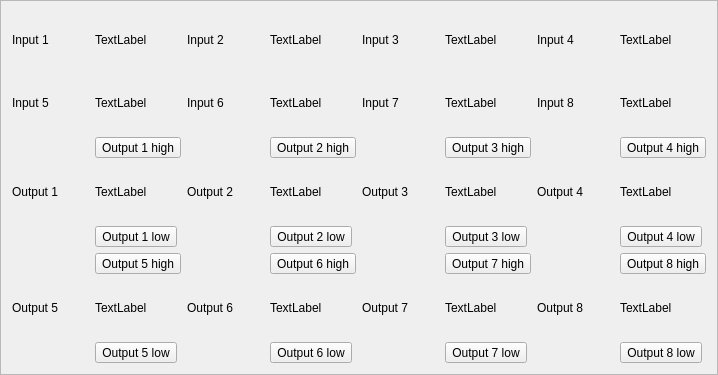
<?xml version="1.0" encoding="UTF-8"?>
<ui version="4.0">
 <class>HCManualAlternateIOFrame</class>
 <widget class="QFrame" name="HCManualAlternateIOFrame">
  <property name="geometry">
   <rect>
    <x>0</x>
    <y>0</y>
    <width>718</width>
    <height>375</height>
   </rect>
  </property>
  <property name="windowTitle">
   <string>Frame</string>
  </property>
  <property name="frameShape">
   <enum>QFrame::StyledPanel</enum>
  </property>
  <property name="frameShadow">
   <enum>QFrame::Raised</enum>
  </property>
  <layout class="QGridLayout" name="gridLayout">
   <item row="0" column="0">
    <widget class="QLabel" name="label">
     <property name="text">
      <string>Input 1</string>
     </property>
    </widget>
   </item>
   <item row="0" column="1">
    <widget class="QLabel" name="input1Label">
     <property name="text">
      <string>TextLabel</string>
     </property>
    </widget>
   </item>
   <item row="0" column="2">
    <widget class="QLabel" name="label_2">
     <property name="text">
      <string>Input 2</string>
     </property>
    </widget>
   </item>
   <item row="0" column="3">
    <widget class="QLabel" name="input2Label">
     <property name="text">
      <string>TextLabel</string>
     </property>
    </widget>
   </item>
   <item row="0" column="4">
    <widget class="QLabel" name="label_3">
     <property name="text">
      <string>Input 3</string>
     </property>
    </widget>
   </item>
   <item row="0" column="5">
    <widget class="QLabel" name="input3Label">
     <property name="text">
      <string>TextLabel</string>
     </property>
    </widget>
   </item>
   <item row="0" column="6">
    <widget class="QLabel" name="label_4">
     <property name="text">
      <string>Input 4</string>
     </property>
    </widget>
   </item>
   <item row="0" column="7">
    <widget class="QLabel" name="input4Label">
     <property name="text">
      <string>TextLabel</string>
     </property>
    </widget>
   </item>
   <item row="1" column="0">
    <widget class="QLabel" name="label_5">
     <property name="text">
      <string>Input 5</string>
     </property>
    </widget>
   </item>
   <item row="1" column="1">
    <widget class="QLabel" name="input5Label">
     <property name="text">
      <string>TextLabel</string>
     </property>
    </widget>
   </item>
   <item row="1" column="2">
    <widget class="QLabel" name="label_7">
     <property name="text">
      <string>Input 6</string>
     </property>
    </widget>
   </item>
   <item row="1" column="3">
    <widget class="QLabel" name="input6Label">
     <property name="text">
      <string>TextLabel</string>
     </property>
    </widget>
   </item>
   <item row="1" column="4">
    <widget class="QLabel" name="label_8">
     <property name="text">
      <string>Input 7</string>
     </property>
    </widget>
   </item>
   <item row="1" column="5">
    <widget class="QLabel" name="input7Label">
     <property name="text">
      <string>TextLabel</string>
     </property>
    </widget>
   </item>
   <item row="1" column="6">
    <widget class="QLabel" name="label_6">
     <property name="text">
      <string>Input 8</string>
     </property>
    </widget>
   </item>
   <item row="1" column="7">
    <widget class="QLabel" name="input8Label">
     <property name="text">
      <string>TextLabel</string>
     </property>
    </widget>
   </item>
   <item row="2" column="1">
    <widget class="QToolButton" name="toolButton">
     <property name="text">
      <string>Output 1 high</string>
     </property>
    </widget>
   </item>
   <item row="2" column="3">
    <widget class="QToolButton" name="toolButton_3">
     <property name="text">
      <string>Output 2 high</string>
     </property>
    </widget>
   </item>
   <item row="2" column="5">
    <widget class="QToolButton" name="toolButton_5">
     <property name="text">
      <string>Output 3 high</string>
     </property>
    </widget>
   </item>
   <item row="2" column="7">
    <widget class="QToolButton" name="toolButton_7">
     <property name="text">
      <string>Output 4 high</string>
     </property>
    </widget>
   </item>
   <item row="3" column="0">
    <widget class="QLabel" name="label_9">
     <property name="text">
      <string>Output 1</string>
     </property>
    </widget>
   </item>
   <item row="3" column="1">
    <widget class="QLabel" name="output1Label">
     <property name="text">
      <string>TextLabel</string>
     </property>
    </widget>
   </item>
   <item row="3" column="2">
    <widget class="QLabel" name="label_11">
     <property name="text">
      <string>Output 2</string>
     </property>
    </widget>
   </item>
   <item row="3" column="3">
    <widget class="QLabel" name="output2Label">
     <property name="text">
      <string>TextLabel</string>
     </property>
    </widget>
   </item>
   <item row="3" column="4">
    <widget class="QLabel" name="label_12">
     <property name="text">
      <string>Output 3</string>
     </property>
    </widget>
   </item>
   <item row="3" column="5">
    <widget class="QLabel" name="output3Label">
     <property name="text">
      <string>TextLabel</string>
     </property>
    </widget>
   </item>
   <item row="3" column="6">
    <widget class="QLabel" name="label_10">
     <property name="text">
      <string>Output 4</string>
     </property>
    </widget>
   </item>
   <item row="3" column="7">
    <widget class="QLabel" name="output4Label">
     <property name="text">
      <string>TextLabel</string>
     </property>
    </widget>
   </item>
   <item row="4" column="1">
    <widget class="QToolButton" name="toolButton_2">
     <property name="text">
      <string>Output 1 low</string>
     </property>
    </widget>
   </item>
   <item row="4" column="3">
    <widget class="QToolButton" name="toolButton_4">
     <property name="text">
      <string>Output 2 low</string>
     </property>
    </widget>
   </item>
   <item row="4" column="5">
    <widget class="QToolButton" name="toolButton_6">
     <property name="text">
      <string>Output 3 low</string>
     </property>
    </widget>
   </item>
   <item row="4" column="7">
    <widget class="QToolButton" name="toolButton_8">
     <property name="text">
      <string>Output 4 low</string>
     </property>
    </widget>
   </item>
   <item row="5" column="1">
    <widget class="QToolButton" name="toolButton_9">
     <property name="text">
      <string>Output 5 high</string>
     </property>
    </widget>
   </item>
   <item row="5" column="3">
    <widget class="QToolButton" name="toolButton_11">
     <property name="text">
      <string>Output 6 high</string>
     </property>
    </widget>
   </item>
   <item row="5" column="5">
    <widget class="QToolButton" name="toolButton_13">
     <property name="text">
      <string>Output 7 high</string>
     </property>
    </widget>
   </item>
   <item row="5" column="7">
    <widget class="QToolButton" name="toolButton_15">
     <property name="text">
      <string>Output 8 high</string>
     </property>
    </widget>
   </item>
   <item row="6" column="0">
    <widget class="QLabel" name="label_13">
     <property name="text">
      <string>Output 5</string>
     </property>
    </widget>
   </item>
   <item row="6" column="1">
    <widget class="QLabel" name="output5Label">
     <property name="text">
      <string>TextLabel</string>
     </property>
    </widget>
   </item>
   <item row="6" column="2">
    <widget class="QLabel" name="label_15">
     <property name="text">
      <string>Output 6</string>
     </property>
    </widget>
   </item>
   <item row="6" column="3">
    <widget class="QLabel" name="output6Label">
     <property name="text">
      <string>TextLabel</string>
     </property>
    </widget>
   </item>
   <item row="6" column="4">
    <widget class="QLabel" name="label_16">
     <property name="text">
      <string>Output 7</string>
     </property>
    </widget>
   </item>
   <item row="6" column="5">
    <widget class="QLabel" name="output7Label">
     <property name="text">
      <string>TextLabel</string>
     </property>
    </widget>
   </item>
   <item row="6" column="6">
    <widget class="QLabel" name="label_14">
     <property name="text">
      <string>Output 8</string>
     </property>
    </widget>
   </item>
   <item row="6" column="7">
    <widget class="QLabel" name="output8Label">
     <property name="text">
      <string>TextLabel</string>
     </property>
    </widget>
   </item>
   <item row="7" column="1">
    <widget class="QToolButton" name="toolButton_10">
     <property name="text">
      <string>Output 5 low</string>
     </property>
    </widget>
   </item>
   <item row="7" column="3">
    <widget class="QToolButton" name="toolButton_12">
     <property name="text">
      <string>Output 6 low</string>
     </property>
    </widget>
   </item>
   <item row="7" column="5">
    <widget class="QToolButton" name="toolButton_14">
     <property name="text">
      <string>Output 7 low</string>
     </property>
    </widget>
   </item>
   <item row="7" column="7">
    <widget class="QToolButton" name="toolButton_16">
     <property name="text">
      <string>Output 8 low</string>
     </property>
    </widget>
   </item>
  </layout>
 </widget>
 <resources/>
 <connections/>
</ui>
